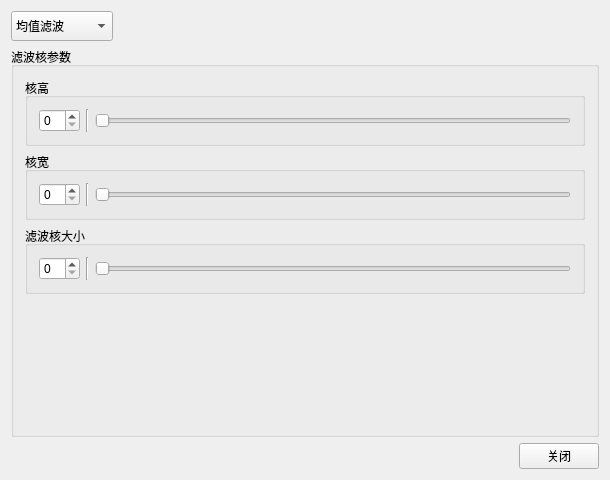
<?xml version="1.0" encoding="UTF-8"?>
<ui version="4.0">
 <class>SpaceFilter</class>
 <widget class="QWidget" name="SpaceFilter">
  <property name="geometry">
   <rect>
    <x>0</x>
    <y>0</y>
    <width>610</width>
    <height>480</height>
   </rect>
  </property>
  <property name="windowTitle">
   <string>SpaceFilter</string>
  </property>
  <layout class="QVBoxLayout" name="verticalLayout_2">
   <item>
    <layout class="QVBoxLayout" name="verticalLayout" stretch="1,5,1">
     <item>
      <layout class="QHBoxLayout" name="horizontalLayout">
       <item>
        <widget class="QComboBox" name="comboBox">
         <property name="sizePolicy">
          <sizepolicy hsizetype="Preferred" vsizetype="Fixed">
           <horstretch>0</horstretch>
           <verstretch>0</verstretch>
          </sizepolicy>
         </property>
         <property name="minimumSize">
          <size>
           <width>0</width>
           <height>30</height>
          </size>
         </property>
         <item>
          <property name="text">
           <string>均值滤波</string>
          </property>
         </item>
         <item>
          <property name="text">
           <string>高斯滤波</string>
          </property>
         </item>
         <item>
          <property name="text">
           <string>中值滤波</string>
          </property>
         </item>
         <item>
          <property name="text">
           <string>拉普拉斯滤波</string>
          </property>
         </item>
        </widget>
       </item>
       <item>
        <spacer name="horizontalSpacer">
         <property name="orientation">
          <enum>Qt::Horizontal</enum>
         </property>
         <property name="sizeHint" stdset="0">
          <size>
           <width>40</width>
           <height>20</height>
          </size>
         </property>
        </spacer>
       </item>
      </layout>
     </item>
     <item>
      <widget class="QGroupBox" name="groupBox">
       <property name="title">
        <string>滤波核参数</string>
       </property>
       <layout class="QVBoxLayout" name="verticalLayout_3" stretch="1,1,1,2">
        <item>
         <widget class="QGroupBox" name="groupBox_kheight">
          <property name="title">
           <string>核高</string>
          </property>
          <layout class="QHBoxLayout" name="horizontalLayout_4">
           <item>
            <layout class="QHBoxLayout" name="horizontalLayout_3">
             <item>
              <widget class="QSpinBox" name="kheightSpinBox"/>
             </item>
             <item>
              <widget class="Line" name="line">
               <property name="orientation">
                <enum>Qt::Vertical</enum>
               </property>
              </widget>
             </item>
             <item>
              <widget class="QSlider" name="kheightSlider">
               <property name="orientation">
                <enum>Qt::Horizontal</enum>
               </property>
              </widget>
             </item>
            </layout>
           </item>
          </layout>
         </widget>
        </item>
        <item>
         <widget class="QGroupBox" name="groupBox_kwidth">
          <property name="title">
           <string>核宽</string>
          </property>
          <layout class="QHBoxLayout" name="horizontalLayout_5">
           <item>
            <layout class="QHBoxLayout" name="horizontalLayout_6">
             <item>
              <widget class="QSpinBox" name="kwidthSpinBox"/>
             </item>
             <item>
              <widget class="Line" name="line_2">
               <property name="orientation">
                <enum>Qt::Vertical</enum>
               </property>
              </widget>
             </item>
             <item>
              <widget class="QSlider" name="kwidthSlider">
               <property name="orientation">
                <enum>Qt::Horizontal</enum>
               </property>
              </widget>
             </item>
            </layout>
           </item>
          </layout>
         </widget>
        </item>
        <item>
         <widget class="QGroupBox" name="groupBox_ksize">
          <property name="title">
           <string>滤波核大小</string>
          </property>
          <layout class="QHBoxLayout" name="horizontalLayout_7">
           <item>
            <layout class="QHBoxLayout" name="horizontalLayout_8">
             <item>
              <widget class="QSpinBox" name="ksizeSpinBox"/>
             </item>
             <item>
              <widget class="Line" name="line_3">
               <property name="orientation">
                <enum>Qt::Vertical</enum>
               </property>
              </widget>
             </item>
             <item>
              <widget class="QSlider" name="ksizeSlider">
               <property name="orientation">
                <enum>Qt::Horizontal</enum>
               </property>
              </widget>
             </item>
            </layout>
           </item>
          </layout>
         </widget>
        </item>
        <item>
         <spacer name="verticalSpacer">
          <property name="orientation">
           <enum>Qt::Vertical</enum>
          </property>
          <property name="sizeHint" stdset="0">
           <size>
            <width>20</width>
            <height>15</height>
           </size>
          </property>
         </spacer>
        </item>
       </layout>
      </widget>
     </item>
     <item>
      <layout class="QHBoxLayout" name="horizontalLayout_2">
       <item>
        <spacer name="horizontalSpacer_2">
         <property name="orientation">
          <enum>Qt::Horizontal</enum>
         </property>
         <property name="sizeHint" stdset="0">
          <size>
           <width>40</width>
           <height>20</height>
          </size>
         </property>
        </spacer>
       </item>
       <item>
        <widget class="QPushButton" name="closeBtn">
         <property name="text">
          <string>关闭</string>
         </property>
        </widget>
       </item>
      </layout>
     </item>
    </layout>
   </item>
  </layout>
 </widget>
 <layoutdefault spacing="6" margin="11"/>
 <resources/>
 <connections/>
</ui>
